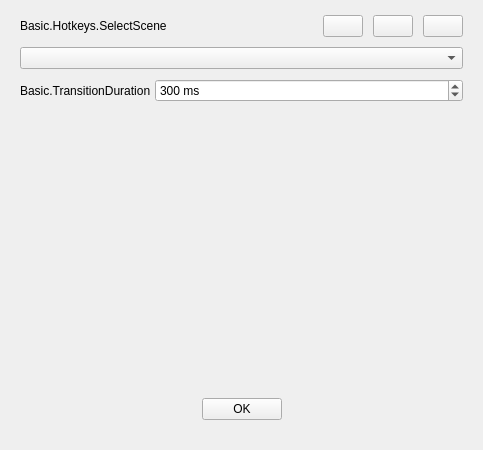
<?xml version="1.0" encoding="UTF-8"?>
<ui version="4.0">
 <class>PLSSceneTransitionsView</class>
 <widget class="QWidget" name="PLSSceneTransitionsView">
  <property name="geometry">
   <rect>
    <x>0</x>
    <y>0</y>
    <width>483</width>
    <height>450</height>
   </rect>
  </property>
  <property name="windowTitle">
   <string>Form</string>
  </property>
  <layout class="QVBoxLayout" name="verticalLayout_2">
   <property name="spacing">
    <number>0</number>
   </property>
   <property name="leftMargin">
    <number>0</number>
   </property>
   <property name="topMargin">
    <number>0</number>
   </property>
   <property name="rightMargin">
    <number>0</number>
   </property>
   <property name="bottomMargin">
    <number>0</number>
   </property>
   <item>
    <spacer name="verticalSpacer_2">
     <property name="orientation">
      <enum>Qt::Vertical</enum>
     </property>
     <property name="sizeType">
      <enum>QSizePolicy::Fixed</enum>
     </property>
     <property name="sizeHint" stdset="0">
      <size>
       <width>20</width>
       <height>15</height>
      </size>
     </property>
    </spacer>
   </item>
   <item>
    <layout class="QVBoxLayout" name="verticalLayout">
     <property name="spacing">
      <number>10</number>
     </property>
     <property name="leftMargin">
      <number>20</number>
     </property>
     <property name="rightMargin">
      <number>20</number>
     </property>
     <property name="bottomMargin">
      <number>30</number>
     </property>
     <item>
      <layout class="QHBoxLayout" name="horizontalLayout_4">
       <property name="spacing">
        <number>10</number>
       </property>
       <item>
        <widget class="QLabel" name="sceneNameLabel">
         <property name="text">
          <string>Basic.Hotkeys.SelectScene</string>
         </property>
        </widget>
       </item>
       <item>
        <spacer name="horizontalSpacer">
         <property name="orientation">
          <enum>Qt::Horizontal</enum>
         </property>
         <property name="sizeType">
          <enum>QSizePolicy::Expanding</enum>
         </property>
         <property name="sizeHint" stdset="0">
          <size>
           <width>40</width>
           <height>20</height>
          </size>
         </property>
        </spacer>
       </item>
       <item>
        <widget class="QPushButton" name="transitionAdd">
         <property name="focusPolicy">
          <enum>Qt::NoFocus</enum>
         </property>
         <property name="text">
          <string/>
         </property>
        </widget>
       </item>
       <item>
        <widget class="QPushButton" name="transitionRemove">
         <property name="focusPolicy">
          <enum>Qt::NoFocus</enum>
         </property>
         <property name="text">
          <string/>
         </property>
        </widget>
       </item>
       <item>
        <widget class="QPushButton" name="transitionProps">
         <property name="focusPolicy">
          <enum>Qt::NoFocus</enum>
         </property>
         <property name="text">
          <string/>
         </property>
        </widget>
       </item>
      </layout>
     </item>
     <item>
      <widget class="PLSComboBox" name="transitions">
       <property name="minimumSize">
        <size>
         <width>120</width>
         <height>0</height>
        </size>
       </property>
       <property name="focusPolicy">
        <enum>Qt::NoFocus</enum>
       </property>
       <property name="accessibleName">
        <string>Transition</string>
       </property>
      </widget>
     </item>
     <item>
      <layout class="QHBoxLayout" name="horizontalLayout_3">
       <property name="spacing">
        <number>4</number>
       </property>
       <item>
        <widget class="QLabel" name="transitionDurationLabel">
         <property name="sizePolicy">
          <sizepolicy hsizetype="Maximum" vsizetype="Preferred">
           <horstretch>0</horstretch>
           <verstretch>0</verstretch>
          </sizepolicy>
         </property>
         <property name="text">
          <string>Basic.TransitionDuration</string>
         </property>
         <property name="buddy">
          <cstring>transitionDuration</cstring>
         </property>
        </widget>
       </item>
       <item>
        <widget class="PLSSpinBox" name="transitionDuration">
         <property name="accessibleName">
          <string>Basic.TransitionDuration</string>
         </property>
         <property name="suffix">
          <string> ms</string>
         </property>
         <property name="minimum">
          <number>2</number>
         </property>
         <property name="maximum">
          <number>10000</number>
         </property>
         <property name="singleStep">
          <number>50</number>
         </property>
         <property name="value">
          <number>300</number>
         </property>
        </widget>
       </item>
      </layout>
     </item>
     <item>
      <spacer name="verticalSpacer">
       <property name="orientation">
        <enum>Qt::Vertical</enum>
       </property>
       <property name="sizeHint" stdset="0">
        <size>
         <width>18</width>
         <height>131</height>
        </size>
       </property>
      </spacer>
     </item>
     <item>
      <layout class="QHBoxLayout" name="horizontalLayout">
       <item>
        <spacer name="horizontalSpacer_2">
         <property name="orientation">
          <enum>Qt::Horizontal</enum>
         </property>
         <property name="sizeHint" stdset="0">
          <size>
           <width>40</width>
           <height>20</height>
          </size>
         </property>
        </spacer>
       </item>
       <item>
        <widget class="QPushButton" name="okBtn">
         <property name="text">
          <string>OK</string>
         </property>
        </widget>
       </item>
       <item>
        <spacer name="horizontalSpacer_3">
         <property name="orientation">
          <enum>Qt::Horizontal</enum>
         </property>
         <property name="sizeHint" stdset="0">
          <size>
           <width>40</width>
           <height>20</height>
          </size>
         </property>
        </spacer>
       </item>
      </layout>
     </item>
    </layout>
   </item>
  </layout>
 </widget>
 <customwidgets>
  <customwidget>
   <class>PLSComboBox</class>
   <extends>QComboBox</extends>
   <header location="global">PLSComboBox.h</header>
  </customwidget>
    <customwidget>
   <class>PLSSpinBox</class>
   <extends>QSpinBox</extends>
   <header>PLSSpinBox.h</header>
  </customwidget>
 </customwidgets>
 <tabstops>
  <tabstop>okBtn</tabstop>
  <tabstop>transitionDuration</tabstop>
 </tabstops>
 <resources/>
 <connections/>
</ui>
